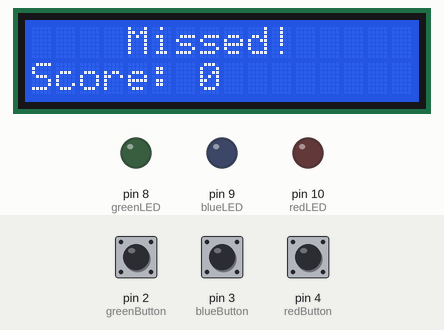
Bench run of a sketch on a simulated Arduino Uno, built with avr-gcc and run on an emulated ATmega328P. Shown: 16×2 character LCD, output pins drawn as LEDs (lit = HIGH). The inputs (shaded band) are chosen by the test bench; at power-on: pin 3 (blueButton) HIGH, pin 4 (redButton) HIGH, pin 2 (greenButton) HIGH. Random numbers use the default seed unless the sketch sets one; what the sketch prints to the serial monitor is not drawn. At 29.8 s the program stops and its outputs stay as they are.

Above: at 6.4 s.
6.5 s: pin 3 (blueButton) pulled LOW for 3.2 s
At 8.0 s:
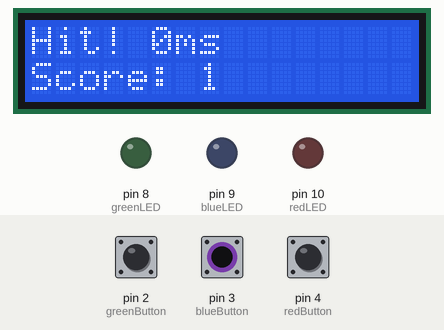
12.2 s: pin 3 (blueButton) pulled LOW for 1 s
At 13.9 s:
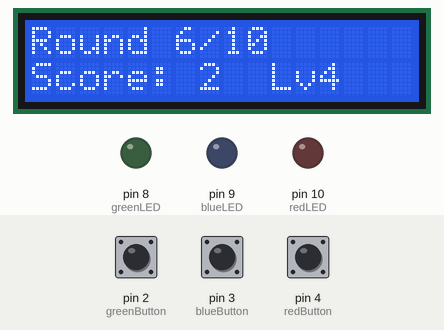
14.7 s: pin 4 (redButton) pulled LOW for 0.15 s
At 16.23 s:
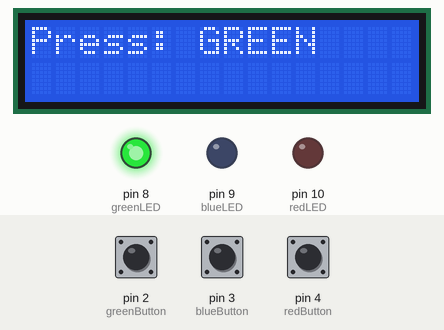
16.3 s: pin 2 (greenButton) pulled LOW for 0.15 s
At 17.7 s:
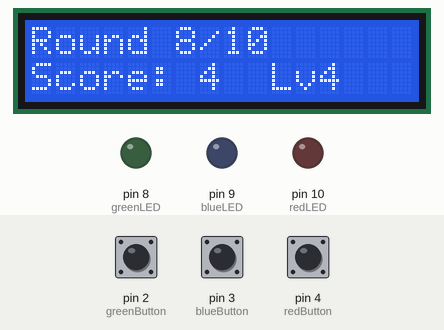
17.9 s: pin 4 (redButton) pulled LOW for 1 s
At 22.7 s:
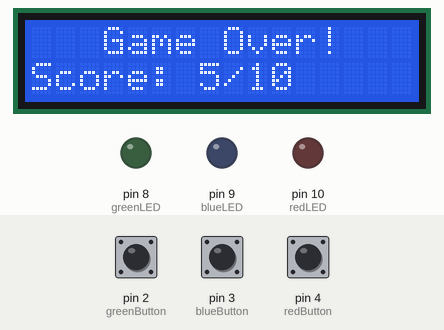
Timing chart, 0 to 24.2 s (numbered marks = the images above; inputs shaded):
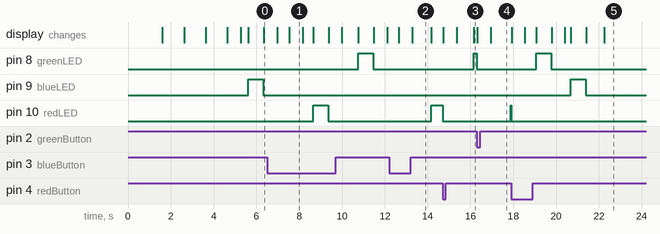

Measured:
- after the input at 12.2 s, pin 10 (redLED): LOW → HIGH after 2.0 s
- after the input at 14.7 s, pin 8 (greenLED): LOW → HIGH after 1.4 s
- after the input at 16.3 s, pin 10 (redLED): LOW → HIGH after 1.6 s
- what the display in image 1 shows lasts 0.7 s, from 7.5 s to 8.2 s
- what the display in image 2 shows lasts 0.9 s, from 13.3 s to 14.2 s

The sketch:

reactionTimeGame.ino
```cpp
#include <Wire.h>
#include <LiquidCrystal_I2C.h>

#define greenButton 2
#define blueButton  3
#define redButton   4

#define greenLED 8
#define blueLED  9
#define redLED   10

int lcdI2CAddress = 0x20;
int lcdCols = 16;
int lcdRows = 2;

LiquidCrystal_I2C lcd(lcdI2CAddress, lcdCols, lcdRows);

const int GAME_LENGTH = 10;

int lowWait = 1000;
int highWait = 5000;
int ledOnDuration = 3000;

int phase2LowWait = 700;
int phase2HighWait = 3500;
int phase2LedOnDuration = 2000;

int phase3LowWait = 450;
int phase3HighWait = 2200;
int phase3LedOnDuration = 1200;

int phase4LowWait = 250;
int phase4HighWait = 1200;
int phase4LedOnDuration = 700;

int phase2Threshold = 20000;
int phase3Threshold = 35000;
int phase4Threshold = 50000;

int countdownSeconds = 3;
int resultDisplayMillis = 600;

int score = 0;
int currentRound = 0;
long gameStartMillis = 0;
long allReactions[GAME_LENGTH];


String chooseColor();
void waitRandomMillis(int low, int high);
void turnOffAllLEDs();
void showResults();
void getCurrentPhaseWaits(int &low, int &high, int &onDuration);
void lcdTopBottom(String top, String bottom);
int getCurrentPhase();


void setup() {
  Serial.begin(9600);

  pinMode(greenButton, INPUT_PULLUP);
  pinMode(blueButton, INPUT_PULLUP);
  pinMode(redButton, INPUT_PULLUP);

  pinMode(greenLED, OUTPUT);
  pinMode(blueLED, OUTPUT);
  pinMode(redLED, OUTPUT);

  lcd.init();
  lcd.backlight();

  randomSeed(analogRead(6));

  lcdTopBottom("  Reaction Game", "   Get Ready!");
  delay(1500);

  for (int i = countdownSeconds; i > 0; i--) {
    lcd.clear();
    lcd.setCursor(5, 0);
    lcd.print("Ready?");
    lcd.setCursor(7, 1);
    lcd.print(i);
    delay(1000);
  }

  lcdTopBottom("      GO!", "");
  delay(600);

  gameStartMillis = millis();
}


void loop() {
  while (currentRound < GAME_LENGTH) {
    int currentLow, currentHigh, currentOnDuration;
    getCurrentPhaseWaits(currentLow, currentHigh, currentOnDuration);

    int phase = getCurrentPhase();
    lcd.clear();
    lcd.setCursor(0, 0);
    lcd.print("Round ");
    lcd.print(currentRound + 1);
    lcd.print("/");
    lcd.print(GAME_LENGTH);
    lcd.setCursor(0, 1);
    lcd.print("Score: ");
    lcd.print(score);
    lcd.print("  Lv");
    lcd.print(phase);

    waitRandomMillis(currentLow, currentHigh);

    String currentColor = chooseColor();
    long reactionSpeed = 0;
    bool scored = false;

    lcd.clear();
    lcd.setCursor(0, 0);
    lcd.print("Press: ");
    lcd.print(currentColor);

    long ledOnStart = millis();

    if (currentColor == "RED") {
      digitalWrite(redLED, HIGH);
      while (millis() - ledOnStart < currentOnDuration) {
        if (digitalRead(redButton) == LOW) {
          reactionSpeed = millis() - ledOnStart;
          score++;
          scored = true;
          break;
        }
      }
      digitalWrite(redLED, LOW);

    } else if (currentColor == "BLUE") {
      digitalWrite(blueLED, HIGH);
      while (millis() - ledOnStart < currentOnDuration) {
        if (digitalRead(blueButton) == LOW) {
          reactionSpeed = millis() - ledOnStart;
          score++;
          scored = true;
          break;
        }
      }
      digitalWrite(blueLED, LOW);

    } else {
      digitalWrite(greenLED, HIGH);
      while (millis() - ledOnStart < currentOnDuration) {
        if (digitalRead(greenButton) == LOW) {
          reactionSpeed = millis() - ledOnStart;
          score++;
          scored = true;
          break;
        }
      }
      digitalWrite(greenLED, LOW);
    }

    allReactions[currentRound] = scored ? reactionSpeed : -1;

    if (scored) {
      lcd.clear();
      lcd.setCursor(0, 0);
      lcd.print("Hit! ");
      lcd.print(reactionSpeed);
      lcd.print("ms");
      lcd.setCursor(0, 1);
      lcd.print("Score: ");
      lcd.print(score);

      Serial.print("Round ");
      Serial.print(currentRound + 1);
      Serial.print(" | Hit! ");
      Serial.print(reactionSpeed);
      Serial.print("ms | Score: ");
      Serial.println(score);
    } else {
      lcdTopBottom("    Missed!", "Score: " + String(score));

      Serial.print("Round ");
      Serial.print(currentRound + 1);
      Serial.print(" | Missed | Score: ");
      Serial.println(score);
    }

    currentRound++;
    delay(resultDisplayMillis);
  }

  turnOffAllLEDs();
  showResults();

  while (true) {}
}


int getCurrentPhase() {
  long elapsed = millis() - gameStartMillis;
  if (elapsed >= phase4Threshold) return 4;
  if (elapsed >= phase3Threshold) return 3;
  if (elapsed >= phase2Threshold) return 2;
  return 1;
}


void getCurrentPhaseWaits(int &low, int &high, int &onDuration) {
  int phase = getCurrentPhase();
  if (phase == 4) {
    low = phase4LowWait;
    high = phase4HighWait;
    onDuration = phase4LedOnDuration;
  } else if (phase == 3) {
    low = phase3LowWait;
    high = phase3HighWait;
    onDuration = phase3LedOnDuration;
  } else if (phase == 2) {
    low = phase2LowWait;
    high = phase2HighWait;
    onDuration = phase2LedOnDuration;
  } else {
    low = lowWait;
    high = highWait;
    onDuration = ledOnDuration;
  }
}


String chooseColor() {
  int randNum = random(0, 3);
  if (randNum == 0) return "RED";
  if (randNum == 1) return "BLUE";
  return "GREEN";
}


void waitRandomMillis(int low, int high) {
  delay(random(low, high));
}


void turnOffAllLEDs() {
  digitalWrite(redLED, LOW);
  digitalWrite(blueLED, LOW);
  digitalWrite(greenLED, LOW);
}


void lcdTopBottom(String top, String bottom) {
  lcd.clear();
  lcd.setCursor(0, 0);
  lcd.print(top);
  lcd.setCursor(0, 1);
  lcd.print(bottom);
}


void showResults() {
  long total = 0;
  long fastest = -1;
  long slowest = -1;
  int hits = 0;

  for (int i = 0; i < GAME_LENGTH; i++) {
    if (allReactions[i] != -1) {
      total += allReactions[i];
      hits++;
      if (fastest == -1 || allReactions[i] < fastest) fastest = allReactions[i];
      if (slowest == -1 || allReactions[i] > slowest) slowest = allReactions[i];
    }
  }

  long avgReaction = (hits > 0) ? (total / hits) : 0;

  Serial.println("\n===== GAME OVER =====");
  for (int i = 0; i < GAME_LENGTH; i++) {
    Serial.print("Round ");
    Serial.print(i + 1);
    Serial.print(": ");
    if (allReactions[i] == -1) {
      Serial.println("Missed");
    } else {
      Serial.print(allReactions[i]);
      Serial.println("ms");
    }
  }
  Serial.print("Final Score: ");
  Serial.print(score);
  Serial.print(" / ");
  Serial.println(GAME_LENGTH);
  if (hits > 0) {
    Serial.print("Avg: ");
    Serial.print(avgReaction);
    Serial.println("ms");
    Serial.print("Fastest: ");
    Serial.print(fastest);
    Serial.println("ms");
    Serial.print("Slowest: ");
    Serial.print(slowest);
    Serial.println("ms");
  }
  Serial.println("Reset to play again!");

  lcdTopBottom("   Game Over!", "Score: " + String(score) + "/" + String(GAME_LENGTH));
  delay(2500);

  if (hits > 0) {
    lcdTopBottom("Avg: " + String(avgReaction) + "ms", "Best: " + String(fastest) + "ms");
    delay(2500);
    lcdTopBottom("Slowest:", String(slowest) + "ms");
    delay(2500);
  }

  String scoreMsg;
  if (score == GAME_LENGTH) {scoreMsg = "Perfect score!";}
  else if (score >= GAME_LENGTH * 0.8) {scoreMsg = "Great job!";}
  else if (score >= GAME_LENGTH * 0.5) {scoreMsg = "Not bad!";}
  else {scoreMsg = "Keep trying!";}

  lcdTopBottom(scoreMsg, "Reset to replay");
}
```
